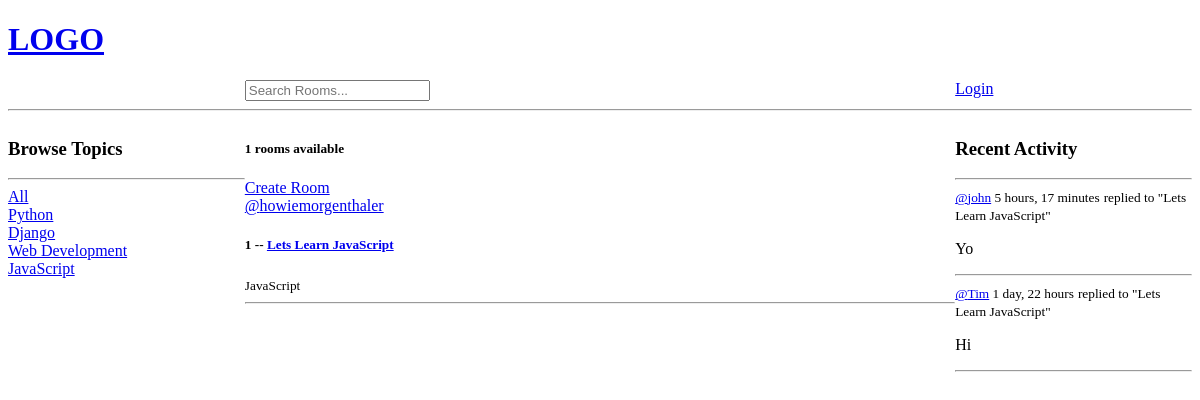
Screenshot of /?q=JavaScript with the database file from the repository.
### base/models.py (models this page shows, shortened)
class Topic(models.Model):
    name = models.CharField(max_length=200)

class Room(models.Model):
    host = models.ForeignKey(User, on_delete=models.SET_NULL, null=True)
    topic = models.ForeignKey(Topic, on_delete=models.SET_NULL, null=True)
    name = models.CharField(max_length=200)
    description = models.TextField(null=True, blank=True)
    participants = models.ManyToManyField(User, related_name='participants', blank=True)
    updated = models.DateTimeField(auto_now=True)
    created = models.DateTimeField(auto_now_add=True)
    class Meta:
        ordering = ['-updated', '-created']
    def __str__(self):
        return self.name

class Message(models.Model):
    user = models.ForeignKey(User, on_delete=models.CASCADE)
    room = models.ForeignKey(Room, on_delete=models.CASCADE)
    body = models.TextField()
    updated = models.DateTimeField(auto_now=True)
    created = models.DateTimeField(auto_now_add=True)
    class Meta:
        ordering = ['-updated', '-created']
    def __str__(self):
        return self.body[0:50]

### base/views.py (the view)
# urls.py: path('', views.home, name="home"),
def home(request):
    q = request.GET.get('q') if request.GET.get('q') != None else ''
    rooms = Room.objects.filter(
        Q(topic__name__icontains=q) |
        Q(name__icontains=q) |
        Q(description__icontains=q)
    )
    topics = Topic.objects.all()
    room_count = rooms.count()
    activity_messages = Message.objects.filter(Q(room__topic__name__icontains=q))
    context = {'rooms': rooms, 'topics': topics,
                'room_count': room_count, 'activity_messages': activity_messages}
    return render(request,'base/home.html', context)

### base/templates/base/home.html
{% extends 'main.html' %}
{% load static %}
{% block content%}
<div class="home-container">
    <div>
        {% include 'base/topic_component.html' %}
    </div>
    <div>
        <h5>{{room_count}} rooms available</h5>
        <a href="{% url 'create-room' %}">Create Room</a>
        {% include 'base/feed_component.html' %}
    </div>
    <div>
        {% include 'base/activity_component.html' %}
    </div>
</div>
{% endblock content %}

### base/templates/base/topic_component.html
<h3>Browse Topics</h3>
<hr>
<a href="{% url 'home'%}">All</a>
{% for topic in topics %}
    <div>
        <a href="{% url 'home'%}?q={{topic.name}}">{{topic.name}}</a>
    </div>
{% endfor %}

### base/templates/base/feed_component.html (shortened to what this page needs)
<div>
{% for room in rooms %}
    <div>
    <a href="{% url 'user-profile' room.host.id %}">@{{room.host.username}}</a>
    <h5>{{room.id}} -- <a href="{% url 'room' room.id%}">{{room.name}}</a></h5>
    <small>{{room.topic.name}}</small>
    <hr>
    </div>
{% endfor %}
</div>

### base/templates/base/activity_component.html (shortened to what this page needs)
<h3>Recent Activity</h3>
<hr>
{% for message in activity_messages %}
<div>
    <small><a href="{% url 'user-profile' message.user.id %}">@{{message.user}}</a> {{message.created|timesince}}</small>
    <small>replied to "{{message.room}}"</small>
    <p>{{message}}</p>
    <hr>
</div>
{% endfor %}

### base/static/css/homeStyle.css (style rules this page uses)
.home-container { display: grid; grid-template-columns: 1fr 3fr 1fr; }

### rows the page displays
Topic: name "Python"
Topic: name "Django"
Topic: name "Web Development"
Topic: name "JavaScript"
Room: host.username "howiemorgenthaler", id "1", name "Lets Learn JavaScript", topic.name "JavaScript"
Message: user "john", created "5 hours, 17 minutes", room "Lets Learn JavaScript", body "Yo"
Message: user "Tim", created "1 day, 22 hours", room "Lets Learn JavaScript", body "Hi"

### other values shown
{{ room_count }} "1"
